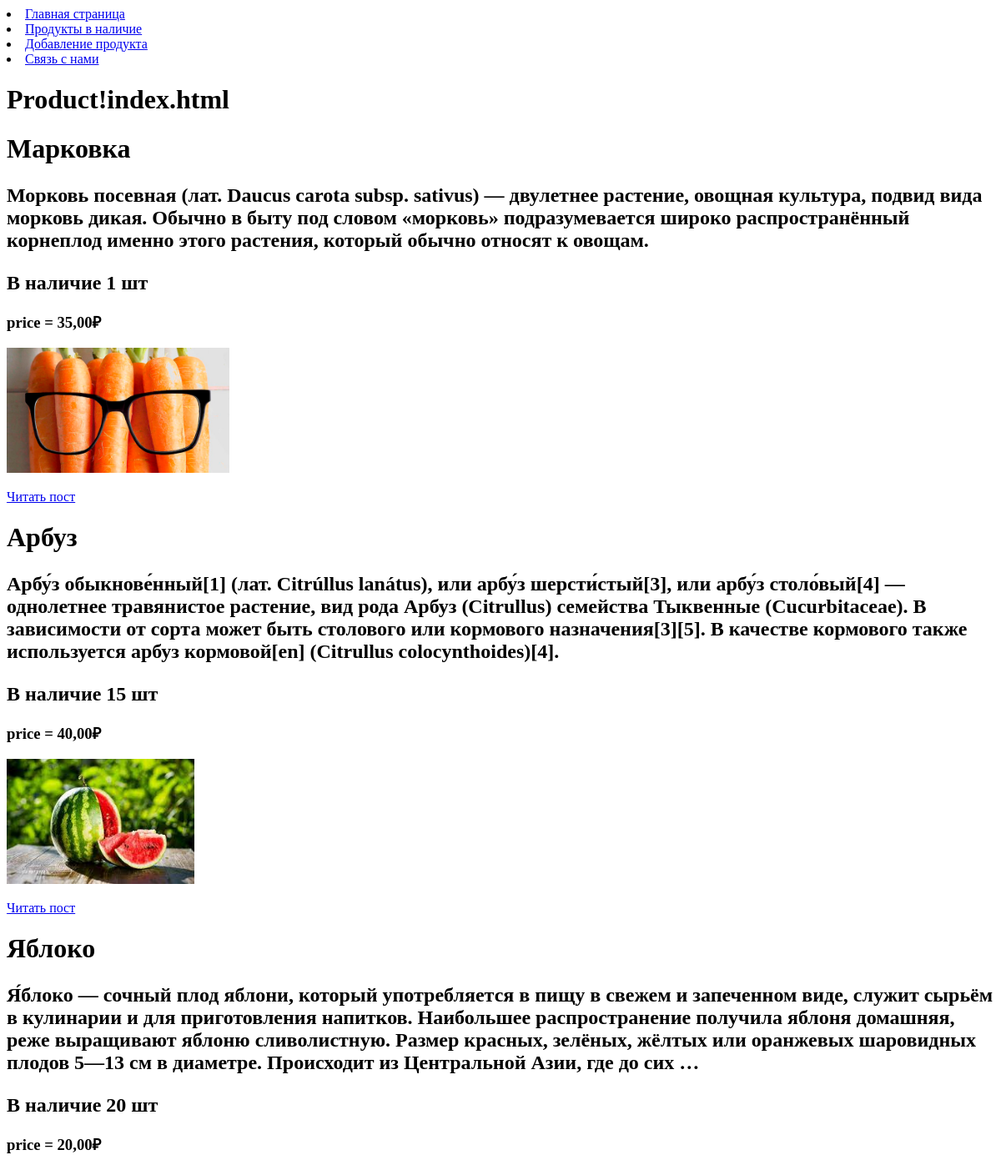
Before: /index/ with the older database file.
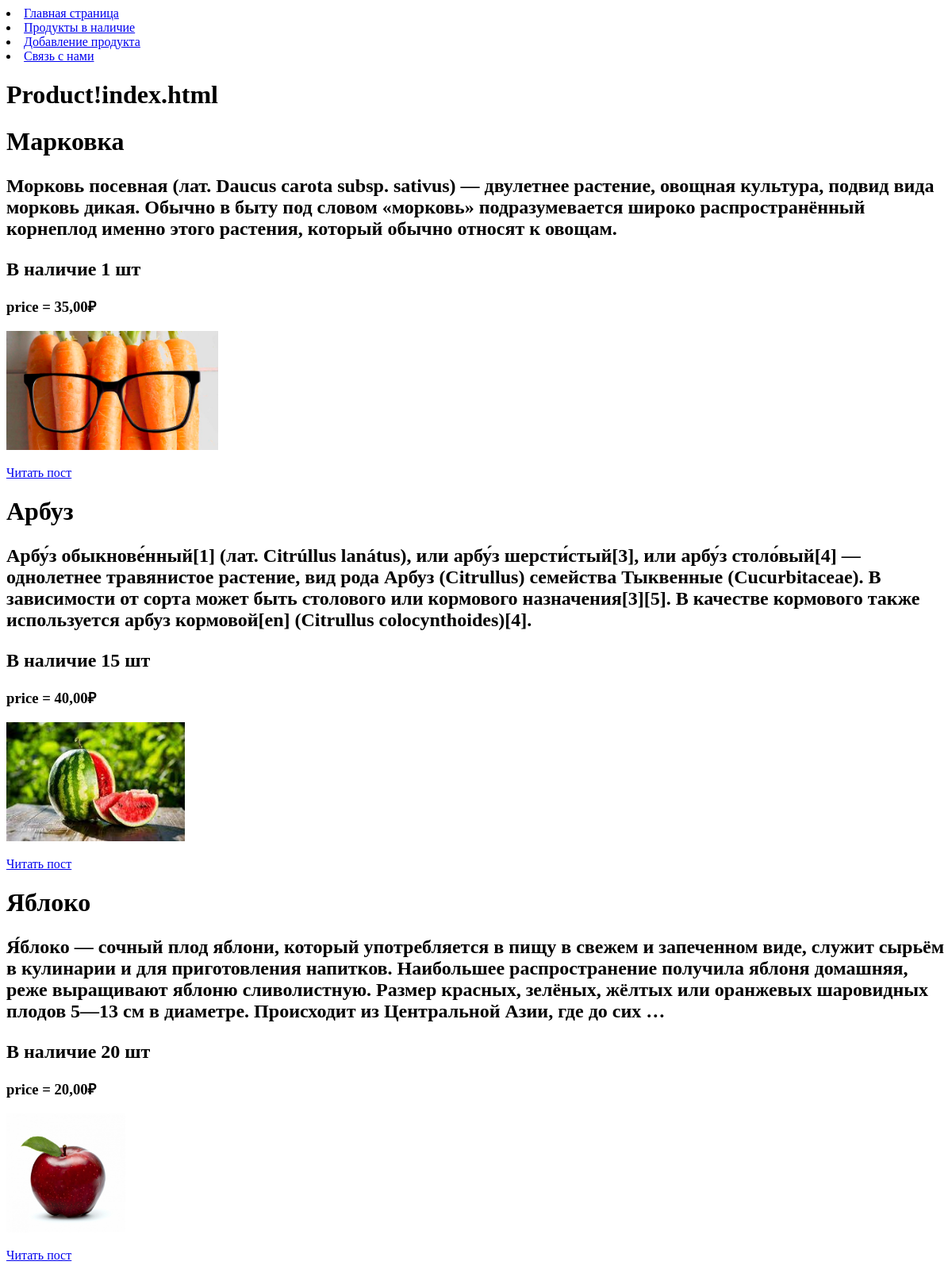
After: the same page with the newer database file.
### MedoedPJ/models.py (models this page shows, shortened)
class Product(models.Model):
    title = models.CharField(max_length = 200, verbose_name = "Название")
    content = models.TextField(verbose_name = "Описание")
    photo = models.ImageField(upload_to = "photos/ ",blank = True, verbose_name = "Фото")
    price = models.DecimalField( max_digits = 7, decimal_places = 2, verbose_name = "Цена")
    quantity = models.IntegerField( default=0, validators=[MinValueValidator(0), MaxValueValidator(1000)], verbose_name = "Количество")
    sellerr = models.ForeignKey("Seller", on_delete = models.PROTECT, null = True,)
    slug = models.SlugField(max_length=200, unique=True, db_index=True, blank = True, null = True)
    def get_absolute_url(self):
        return reverse("post", kwargs={"post_slug": self.slug })

### MedoedPJ/views.py (the view)
# urls.py: path("index/", ProductClass.as_view(), name="info"),
class ProductClass(DataMixin,ListView):
    model = Product
    template_name = "MedoedPJ/index.html"
    context_object_name = 'posts'
    def get_context_data(self, *, object_list=None, **kwargs):
        context = super().get_context_data(**kwargs)
        c_def = self.get_user_context()
        context["title"] = "Product"
        return dict(list(context.items()) + list(c_def.items()))

### MedoedPJ/utils.py (called while the page is built)
    def get_user_context(self, **kwargs):
        context = kwargs
        context["points"] = points
        return context

### MedoedPJ/templates/MedoedPJ/index.html
{% extends "MedoedPJ/base.html" %}
{% block info %}
    <h1>{{ title }}!index.html</h1>
    {% for i in posts %}
    <h1>{{ i.title }}  </h1><p></p>
    <h2>{{ i.content |linebreaks|truncatewords:50 }}  </h2><p></p>
    <h2> В наличие {{ i.quantity }} шт</h2>
    <h3>price  = {{ i.price  }}₽ </h3><p></p>
    {% if i.photo %}
    <img src="{{i.photo.url}}" alt="{{i.title}}" height="150" width="auto"><p></p>
    <a href = "{{ i.get_absolute_url }}"> Читать пост</a>
    {% endif %}
    {% endfor %}
{% endblock %}

Changed rows visible on the page:
changed Product "Яблоко": photo: picture added; now shows "Читать пост"
